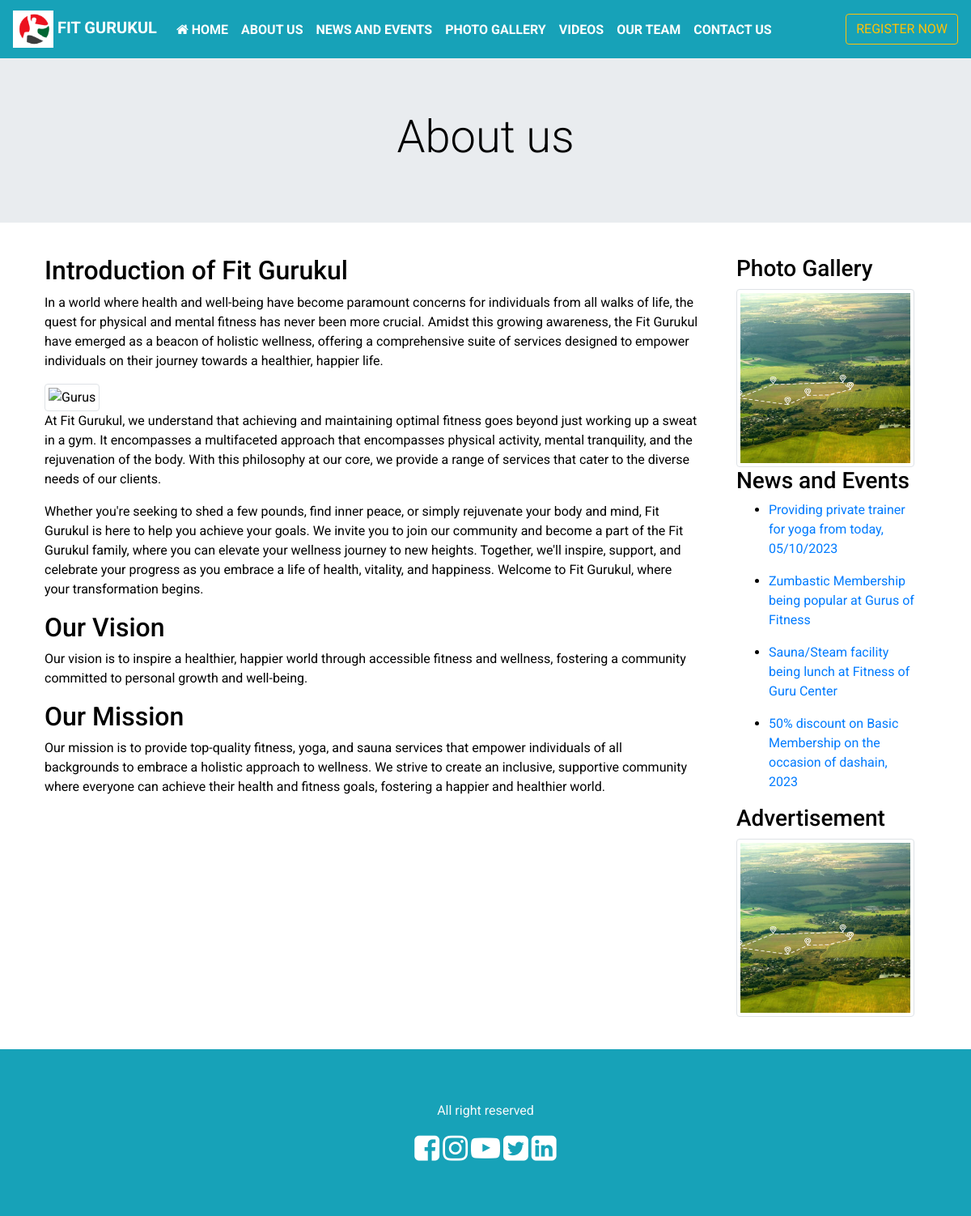
The page /about-us.php on the database its author committed.
### tables this page shows
CREATE TABLE `posts` (
  `id` int(10) NOT NULL,
  `title` varchar(250) NOT NULL,
  `content` varchar(1500) NOT NULL,
  `image` varchar(250) NOT NULL
);

### rightbar.php (the view, shortened to what this page needs)
<div class="container">
    <h3>Photo Gallery</h3>
    <a href="gallery.php">
        <img src="assets/images/land.jpg" alt="" class="img-thumbnail">
    </a>
    <h3>News and Events</h3>
    <?php
    include 'connection.php';
    $query="select * from posts order by rand() limit 5";
    $run=mysqli_query($conn,$query);
    while($row=mysqli_fetch_array($run)){
        $a=$row['id'];
        $b=$row['title'];
    ?>
    <ul>
        <li><a href="post.php?id=<?php echo $a; ?>"><?php echo $b; ?></a></li>
    </ul>
    <?php
    }
    ?>
    <h3>Advertisement</h3>
    <img src="assets/images/land.jpg" alt="" class="img-thumbnail">
</div>

### assets/css/style.css (style rules this page uses)
body { background-color: gray; color: black; font-family: 'Roboto', sans-serif; font-size: 1rem; margin: 0px; padding: 0px; }

### rows shown on the page
posts: title "Providing private trainer for yoga from today, 05/10/2023"
posts: title "Zumbastic Membership being popular at Gurus of Fitness"
posts: title "Sauna/Steam facility being lunch at Fitness of Guru Center"
posts: title "50% discount on Basic Membership on the occasion of dashain, 2023"
